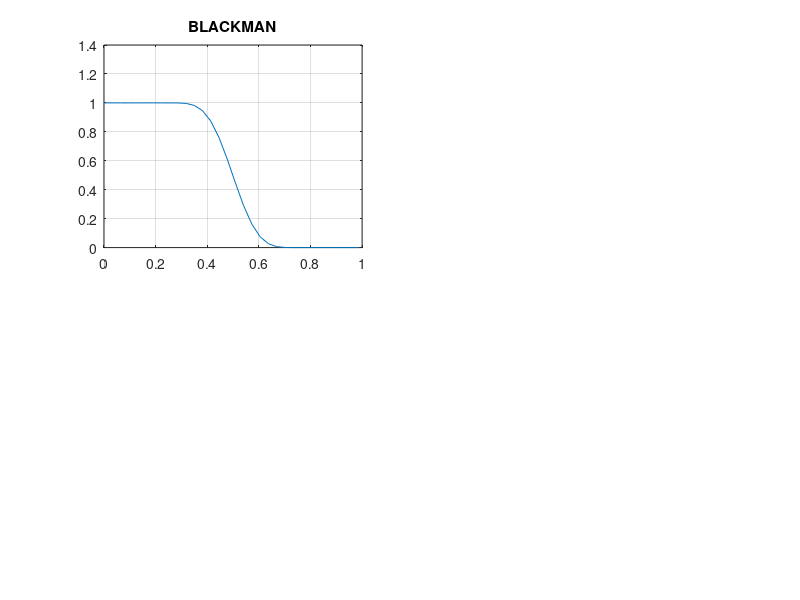

MATLAB code for this plot:
clc;           %Given,
wc = 0.5 * pi;       % The signal cutoff frequency is 0.5 Hz 
N = 25;              % The number of samples are 25.

w = 0 : 0.1 : pi;
a = 1;
b = fir1(N,wc/pi,blackman(N+1));
h = freqz(b, a, w);

subplot(2,2,1)
plot(w/pi, abs(h));
title('BLACKMAN');
grid on;

%For hamming(N+1)
%For hanning(N+1)
%For kaiser(N+1,3.5)
